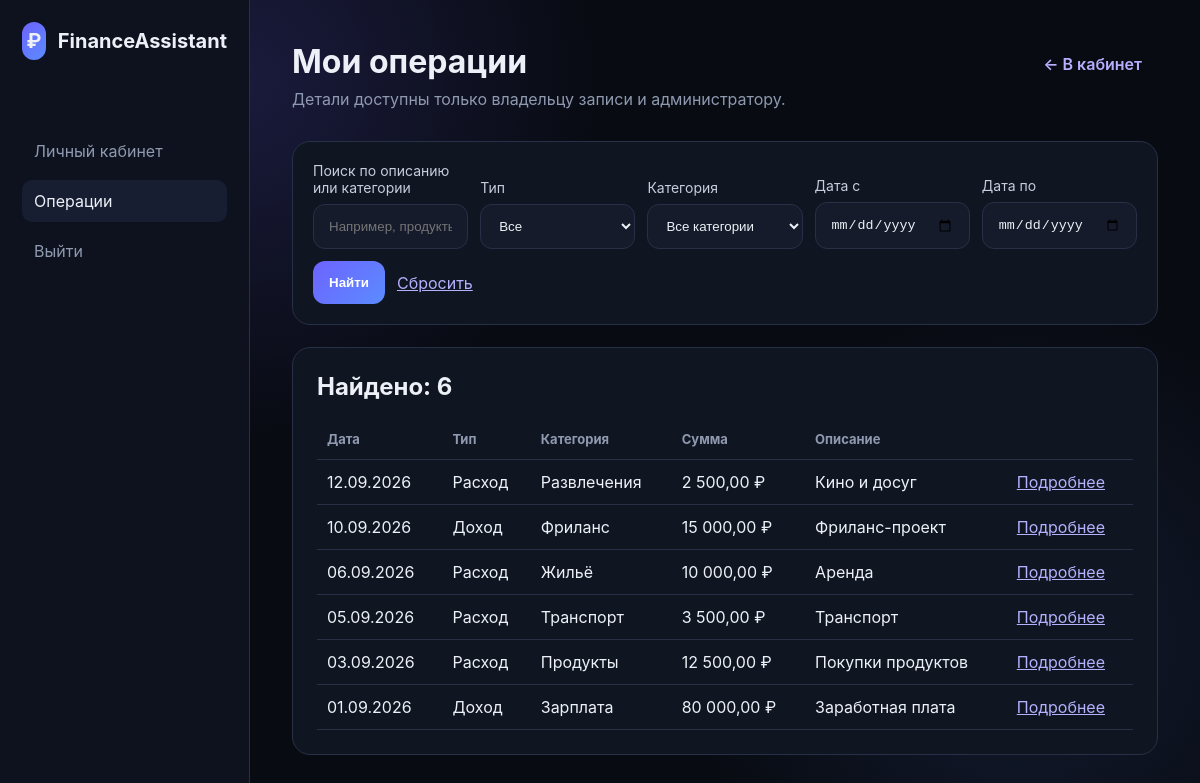
Page /frontend/transactions.php (signed in) on the committed database.
### tables this page shows
CREATE TABLE transactions (
    id BIGINT UNSIGNED AUTO_INCREMENT PRIMARY KEY,
    user_id BIGINT UNSIGNED NOT NULL,
    category_id BIGINT UNSIGNED NOT NULL,
    import_batch_id BIGINT UNSIGNED NULL,
    type ENUM('income', 'expense') NOT NULL,
    amount DECIMAL(14,2) UNSIGNED NOT NULL,
    transaction_date DATE NOT NULL,
    description VARCHAR(255) NULL,
    external_id VARCHAR(100) NULL,
    source ENUM('manual', 'csv') NOT NULL DEFAULT 'manual',
    created_at TIMESTAMP NOT NULL DEFAULT CURRENT_TIMESTAMP,
    CONSTRAINT fk_transactions_user
        FOREIGN KEY (user_id) REFERENCES users(id)
        ON DELETE CASCADE
        ON UPDATE CASCADE,
    CONSTRAINT fk_transactions_category
        FOREIGN KEY (category_id) REFERENCES categories(id)
        ON DELETE RESTRICT
        ON UPDATE CASCADE,
    CONSTRAINT fk_transactions_import_batch
        FOREIGN KEY (import_batch_id) REFERENCES import_batches(id)
        ON DELETE SET NULL
        ON UPDATE CASCADE,
    CONSTRAINT chk_transactions_amount CHECK (amount > 0),
    INDEX idx_transactions_user_date (user_id, transaction_date),
    INDEX idx_transactions_category_date (category_id, transaction_date),
    INDEX idx_transactions_import_batch (import_batch_id),
    INDEX idx_transactions_external_id (external_id)
);

CREATE TABLE categories (
    id BIGINT UNSIGNED AUTO_INCREMENT PRIMARY KEY,
    user_id BIGINT UNSIGNED NULL,
    name VARCHAR(100) NOT NULL,
    type ENUM('income', 'expense') NOT NULL,
    color CHAR(7) NULL,
    icon VARCHAR(50) NULL,
    created_at TIMESTAMP NOT NULL DEFAULT CURRENT_TIMESTAMP,
    CONSTRAINT fk_categories_user
        FOREIGN KEY (user_id) REFERENCES users(id)
        ON DELETE CASCADE
        ON UPDATE CASCADE,
    CONSTRAINT uq_categories_user_name_type UNIQUE (user_id, name, type)
);

### backend/src/bootstrap.php (called while the page is built, shortened)
<?php
$config = require __DIR__ . '/../config.php';
function db(): PDO
{
    global $config;
    static $pdo = null;
    if ($pdo instanceof PDO) {
        return $pdo;
    }
    $dsn = sprintf(
        'mysql:host=%s;port=%s;dbname=%s;charset=%s',
        $config['host'],
        $config['port'],
        $config['database'],
        $config['charset']
    );
    $pdo = new PDO($dsn, $config['user'], $config['password'], [
        PDO::ATTR_ERRMODE => PDO::ERRMODE_EXCEPTION,
        PDO::ATTR_DEFAULT_FETCH_MODE => PDO::FETCH_ASSOC,
        PDO::ATTR_EMULATE_PREPARES => false,
    ]);
    return $pdo;
}
function e(string $value): string
{
    return htmlspecialchars($value, ENT_QUOTES | ENT_SUBSTITUTE, 'UTF-8');
}

### frontend/transactions.php (the view, shortened to what this page needs)
<?php
require __DIR__ . '/../backend/src/bootstrap.php';
$user = require_auth();
$search = trim((string)($_GET['q'] ?? ''));
$dateFrom = (string)($_GET['from'] ?? '');
$dateTo = (string)($_GET['to'] ?? '');
$where = ['t.user_id = :user_id'];
$params = ['user_id' => (int)$user['id']];
$stmt = db()->prepare('SELECT t.id, t.type, t.amount, t.transaction_date, t.description, c.name AS category
    FROM transactions t JOIN categories c ON c.id = t.category_id
    WHERE ' . implode(' AND ', $where) . ' ORDER BY t.transaction_date DESC, t.id DESC');
$stmt->execute($params);
$transactions = $stmt->fetchAll();
?>
<!doctype html>
<html lang="ru"><head><meta charset="UTF-8"><meta name="viewport" content="width=device-width, initial-scale=1"><title>Операции — FinanceAssistant</title><link rel="stylesheet" href="auth.css"></head>
<body><div class="dashboard">
  <aside class="sidebar"><div class="logo"><div class="logo-mark">₽</div>FinanceAssistant</div><nav><a href="dashboard.php">Личный кабинет</a><a class="active" href="transactions.php">Операции</a><a href="logout.php">Выйти</a></nav></aside>
  <main class="main"><div class="topbar"><div><h1>Мои операции</h1><p>Детали доступны только владельцу записи и администратору.</p></div><a class="action-link" href="dashboard.php">← В кабинет</a></div>
    <form class="filters" method="get">
      <div class="field"><label for="q">Поиск по описанию или категории</label><input id="q" name="q" value="<?= e($search) ?>" maxlength="100" placeholder="Например, продукты"></div>
      <div class="field"><label for="type">Тип</label><select id="type" name="type"><option value="">Все</option></select></div>
      <div class="field"><label for="category">Категория</label><select id="category" name="category"><option value="">Все категории</option></select></div>
      <div class="field"><label for="from">Дата с</label><input id="from" name="from" type="date" value="<?= e($dateFrom) ?>"></div>
      <div class="field"><label for="to">Дата по</label><input id="to" name="to" type="date" value="<?= e($dateTo) ?>"></div>
      <div class="filter-actions"><button class="btn" type="submit">Найти</button><a href="transactions.php">Сбросить</a></div>
    </form>
    <section class="panel"><h2>Найдено: <?= count($transactions) ?></h2><div class="table-wrap"><table><thead><tr><th>Дата</th><th>Тип</th><th>Категория</th><th>Сумма</th><th>Описание</th><th></th></tr></thead><tbody>
    <?php foreach ($transactions as $transaction): ?><tr><td><?= e(date('d.m.Y', strtotime($transaction['transaction_date']))) ?></td><td><?= $transaction['type'] === 'income' ? 'Доход' : 'Расход' ?></td><td><?= e($transaction['category']) ?></td><td><?= e(number_format((float)$transaction['amount'], 2, ',', ' ')) ?> ₽</td><td><?= e($transaction['description'] ?? '—') ?></td><td><a href="transaction.php?id=<?= (int)$transaction['id'] ?>">Подробнее</a></td></tr><?php endforeach; ?>
    <?php if (!$transactions): ?><tr><td colspan="6" class="empty">Операций по заданным условиям нет.</td></tr><?php endif; ?></tbody></table></div></section>
  </main></div></body></html>

### frontend/auth.css (style rules this page uses)
:root { --bg: #080b12; --panel: #101522; --panel-2: #151b2a; --line: #273047; --text: #edf1f7; --muted: #8f9ab0; --accent: #6d63ff; --accent-2: #5b8cff; --success: #38cf88; --danger: #ff5e70; --shadow: 0 24px 70px rgba(0,0,0,.38); }
* { box-sizing: border-box; }
body { margin: 0; min-height: 100vh; font-family: Inter, Segoe UI, Arial, sans-serif; color: var(--text); background: radial-gradient(circle at 20% 10%, rgba(109,99,255,.18), transparent 30%), radial-gradient(circle at 85% 80%, rgba(91,140,255,.12), transparent 28%), var(--bg); }
a { color: inherit; }
.logo { display:flex; align-items:center; gap:12px; font-weight:700; font-size:20px; margin-bottom: 70px; }
.logo-mark { width:38px; height:38px; display:grid; place-items:center; border-radius:12px; background:linear-gradient(135deg,var(--accent),var(--accent-2)); }
.field { display:grid; gap:8px; margin-bottom:18px; }
.field label { font-size:14px; color:#c7cedb; }
.field input { width:100%; padding:14px 15px; color:var(--text); background:var(--panel-2); border:1px solid var(--line); border-radius:12px; outline:none; }
.btn { width:100%; border:0; border-radius:12px; padding:14px 16px; font-weight:700; color:white; cursor:pointer; background:linear-gradient(135deg,var(--accent),var(--accent-2)); }
.dashboard { min-height:100vh; display:flex; }
.sidebar { width:250px; background:#0d121e; border-right:1px solid var(--line); padding:22px; }
.sidebar nav { display:grid; gap:8px; margin-top:34px; }
.sidebar nav a { text-decoration:none; padding:11px 12px; border-radius:10px; color:var(--muted); }
.sidebar nav a.active, .sidebar nav a:hover { background:#171e31; color:var(--text); }
.main { flex:1; padding:42px; }
.topbar { display:flex; justify-content:space-between; align-items:flex-start; gap:20px; margin-bottom:32px; }
.topbar h1 { margin:0 0 8px; }
.topbar p { margin:0; color:var(--muted); }
.panel { margin-top:22px; padding:24px; background:var(--panel); border:1px solid var(--line); border-radius:18px; }
.panel h2 { margin:0 0 18px; }
.action-link { display:inline-block; margin:12px 16px 0 0; color:#b6b0ff; text-decoration:none; font-weight:600; }
.filters { display:grid; grid-template-columns:repeat(auto-fit,minmax(155px,1fr)); gap:12px; align-items:end; margin-bottom:18px; padding:20px; background:var(--panel); border:1px solid var(--line); border-radius:18px; }
.filters .field { margin:0; }
.field select { width:100%; padding:13px 14px; color:var(--text); background:var(--panel-2); border:1px solid var(--line); border-radius:12px; }
.filter-actions { display:flex; gap:12px; align-items:center; }
.filter-actions .btn { width:auto; }
.filter-actions a, td a { color:#b6b0ff; }
.table-wrap { overflow-x:auto; }
table { width:100%; border-collapse:collapse; min-width:700px; }
th, td { padding:12px 10px; border-bottom:1px solid var(--line); text-align:left; vertical-align:top; }
th { color:var(--muted); font-size:13px; }

### rows in the picture
transactions: transaction_date "12.09.2026", type "Расход", category.name "Развлечения", amount "2 500,00", description "Кино и досуг"
transactions: transaction_date "10.09.2026", type "Доход", category.name "Фриланс", amount "15 000,00", description "Фриланс-проект"
transactions: transaction_date "06.09.2026", type "Расход", category.name "Жильё", amount "10 000,00", description "Аренда"
transactions: transaction_date "05.09.2026", type "Расход", category.name "Транспорт", amount "3 500,00", description "Транспорт"
transactions: transaction_date "03.09.2026", type "Расход", category.name "Продукты", amount "12 500,00", description "Покупки продуктов"
transactions: transaction_date "01.09.2026", type "Доход", category.name "Зарплата", amount "80 000,00", description "Заработная плата"

### other values in the picture
count($transactions) "6"
